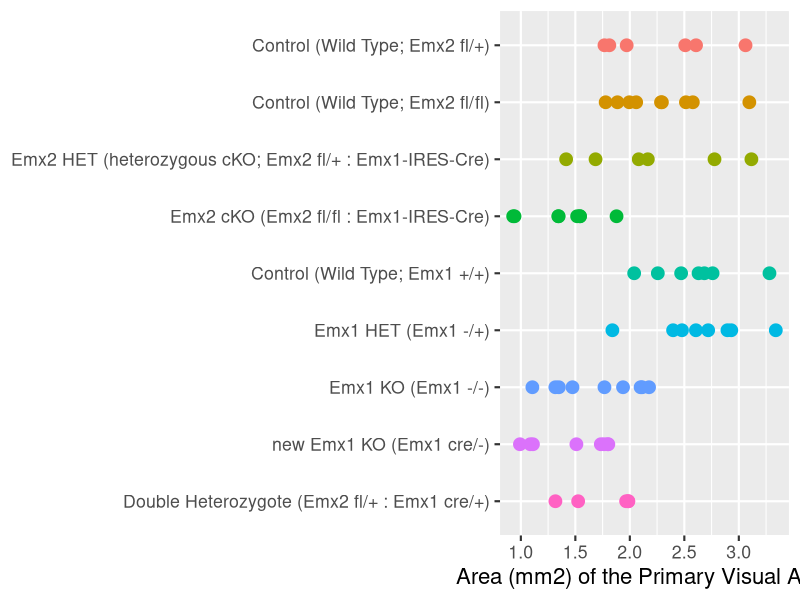
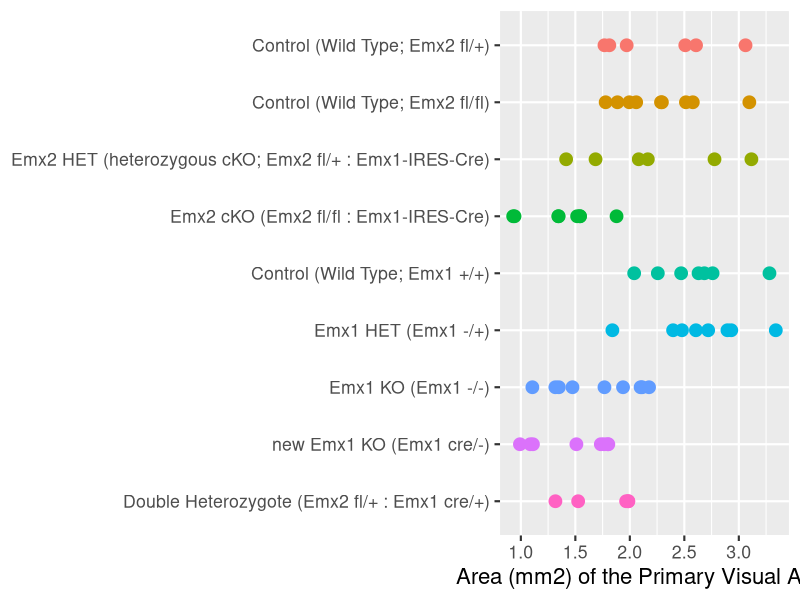

Source code (R) for these figures, in order:

# load packages -----------------------------------------------------------

# check if tidyverse is installed and if not then install it
if (!require("tidyverse")) install.packages("tidyverse")

# load packages -----------------------------------------------------------

# check if tidyverse is installed and if not then install it
if (!require("tidyverse")) install.packages("tidyverse")

# run every time you restart RStudio
library(readxl)     # load readxl, for reading Excel files
library(tidyverse)  # load tidyverse, for working with datasets


# read data ---------------------------------------------------------------

# read the Presentation data
d <- 
  read_excel(
    "Double-Emx-KO_DATASET.xlsx", 
    col_names = c("genotype", "visual", "cortex", "ratiovc", "posmed", "ratiopm", "area", "ratioarea", "motor", "ratiom"),
    skip = 3
  ) %>% 
  select(genotype, visual, ratiovc,motor, ratiom) %>% 
  filter(!str_detect(genotype, "3 allele")) %>% 
  mutate(genotype = as_factor(genotype)) %>% 
  print()

# take a quick look at all the variables in the dataset
glimpse(d)

distinct(d, genotype)

# Compare V1 area between these treatments --------------------------------

ggplot(d, aes(x=visual, y=genotype, color = genotype)) +
  geom_point(size = 4) +
  labs(
    x="Area (mm2) of the Primary Visual Area",
    y=NULL
  ) +
  scale_y_discrete(limits = rev(levels(d$genotype))) +  # put genotype in reverse order
  guides(color = "none") +
  theme_gray(base_size = 16)                            # make text bigger; default was 11

ggsave("figs/compare V1 area between these treatments.png", width = 11.5, height = 4.76, units = "in")


# next figure -------------------------------------------------------------
